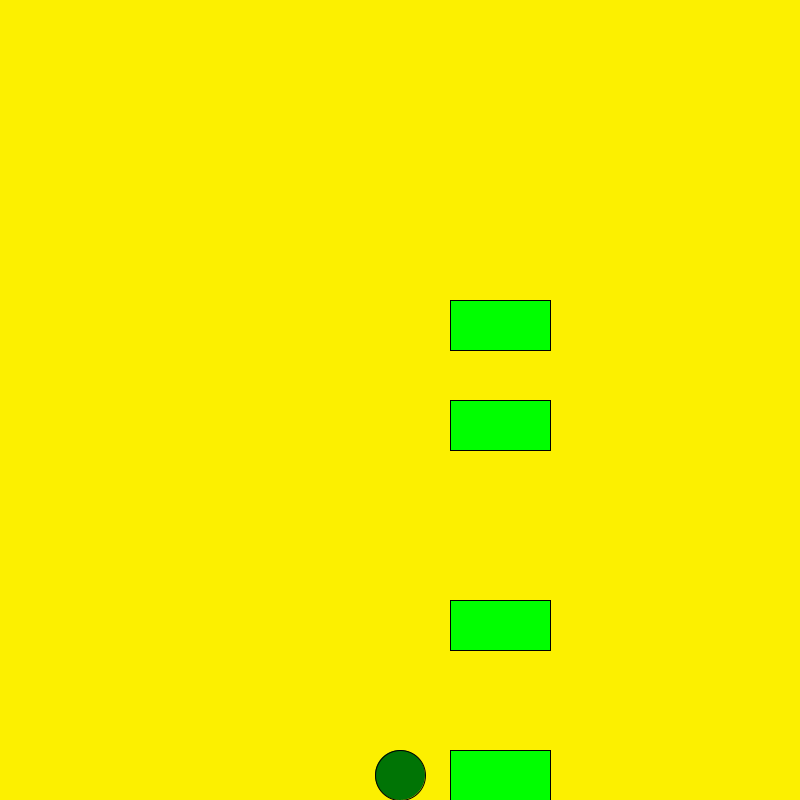
Frame 1 (no input)
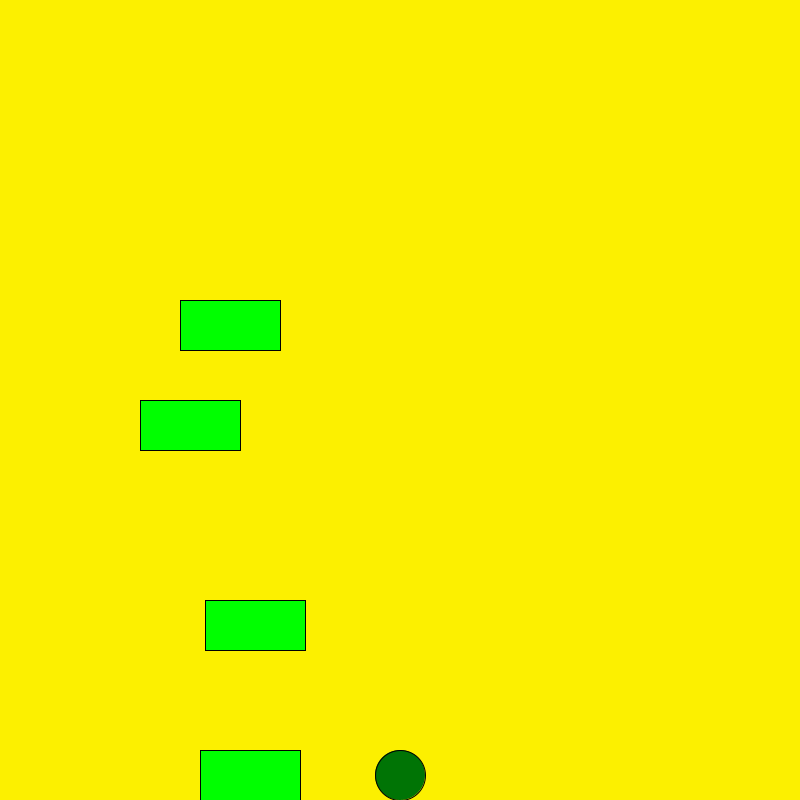
Frame 60 (the mouse pressed at the canvas centre just before this capture)
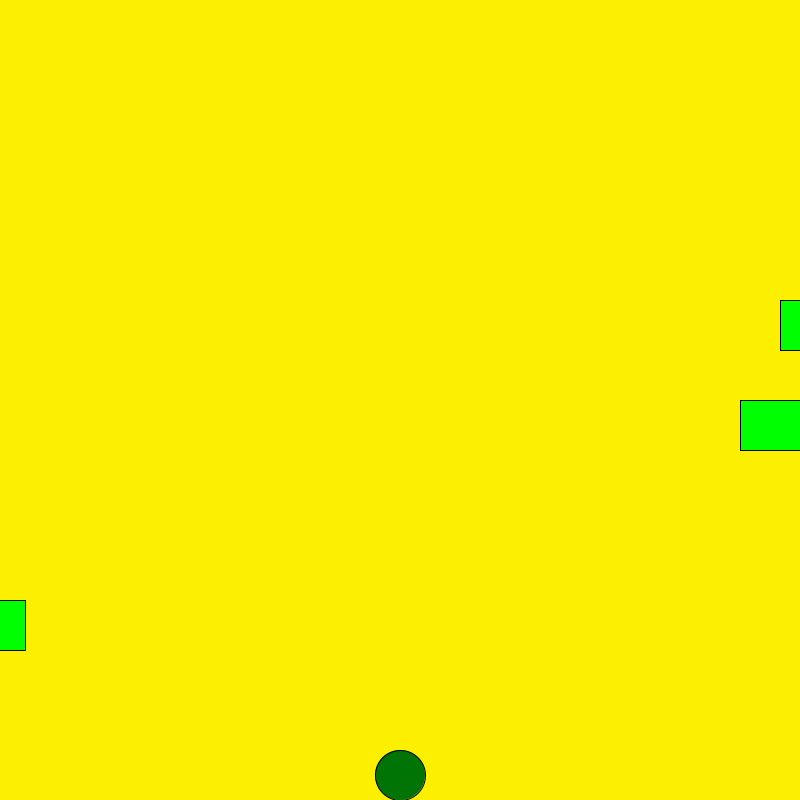
Frame 120 (the mouse held since frame 60 and released just before this capture)

The Processing sketch that drew these frames (run headless with seeded random() and noise(); from frame 60 on, the mouse is pressed at the canvas centre):

// Processing sketch: Frogger
// ── Frogger.pde
void setup(){
size(800,800);
}
int speed = 20;
int frogx = 400;
int frogy = 775;
Car car1 = new Car(450,400,100,10);
Car car2 = new Car(450,300,100,20);
Car car3 = new Car(450,600,100,35);
Car car4 = new Car(450,750,100,50);
void draw(){
  background(#FCF000);
  fill(#007405);
ellipse(frogx, frogy, 50, 50);
electricfence();
car1.display();
car2.display();
car3.display();
car4.display();
car2.moveleft();
car1.moveright();
car3.moveleft();
car4.moveleft();
if (intersects(car1)||intersects(car2)||intersects(car3)||intersects(car4)){
  frogx=400;
  frogy=775;
}
if(frogy<=0){
 text("The frog is alive!!! Yay!",25,25);
}
}

void keyPressed()
{
      if(key == CODED){
            if(keyCode == UP)
            {
                 frogy-=speed;
            }
            else if(keyCode == DOWN)
            {
                  frogy+=speed;
            }
            else if(keyCode == RIGHT)
            {
                  frogx+=speed;
            }
            else if(keyCode == LEFT)
            {
                  frogx-=speed;
            }
      }
     
}
void electricfence(){
 if(frogy <= -50){
 frogy=25;
 } else if(frogy >= 775){
 frogy=775;
 } else if(frogx <= 25){
 frogx=25;
} else if(frogx >= 775){
 frogx=775;
 
}
}
class Car{
  int carx;
  int cary;
  int carsize;
  int carspeed;  

Car(int carx, int cary, int carsize, int carspeed){
this.carx=carx;
this.cary=cary;
this.carsize=carsize;
this.carspeed=carspeed;
}
  void display() {
      fill(0,255,0);
      rect(carx , cary, carsize, 50);
}
void moveleft(){
  carx-=carspeed;
  if (carx<=-100){
  carx=800;
  }
}
  void moveright(){
  carx+=carspeed;
  if (carx>=900){
  carx=0;
  }
  }
  int getX(){
  return carx;
}
  int getY(){
  return cary;
  }
  int getSize(){
  return carsize;

  

  
  
}
}
boolean intersects(Car car) {
      if ((frogy > car.getY() && frogy < car.getY()+50) && (frogx > car.getX() && frogx < car.getX()+car.getSize()))
      {
        System.out.println("SMUUUSH!");
        
        return true;
             
      }
      else 
      {
             return false;
      }

}
